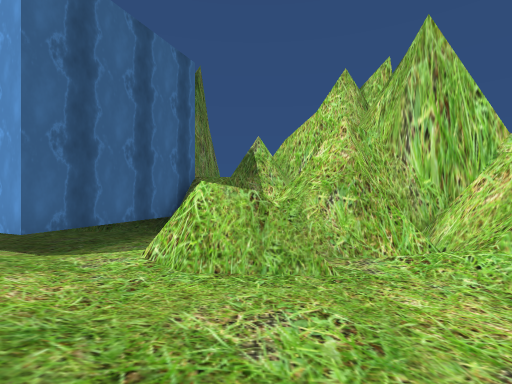
view 1 (above)

16 first-person views from a walk through a Unity game level. The camera is 1.4 m above the floor, looks level and sees 85° across. The floor is counted in squares, 2 m on a side. Each view is taken from the middle of a square. On the plan, view 1 faces up. The plan holds only what a view shows up to about 9 squares ahead; the rest is blank. The place goes on beyond the plan. The player character is not drawn. Some surface patterns are stand-ins.

view 2
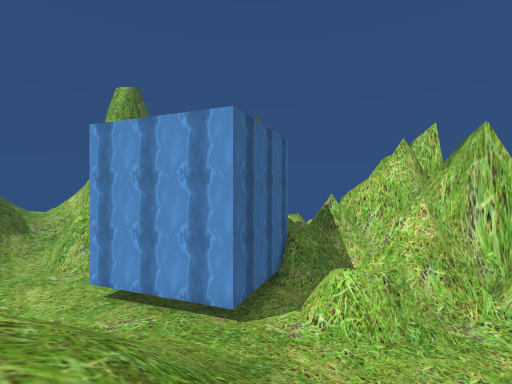

view 3
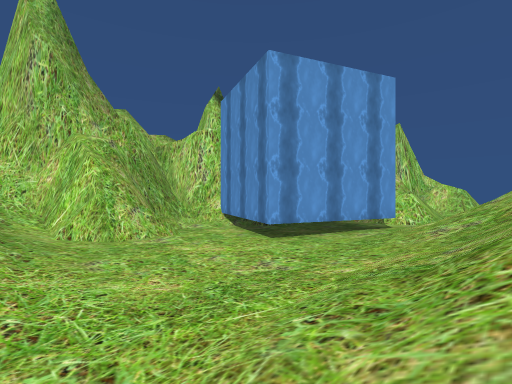

view 4
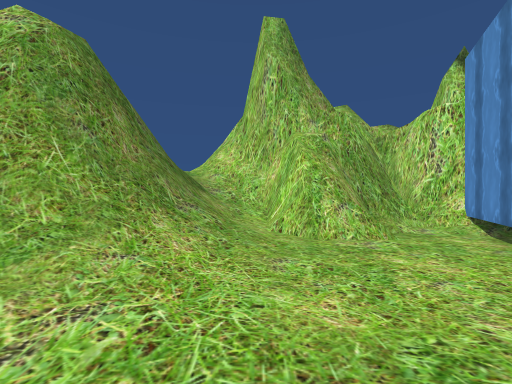

view 5
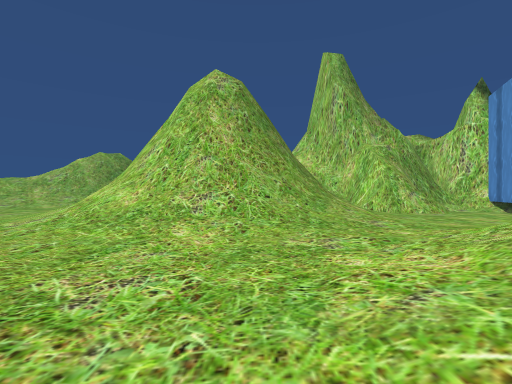

view 6
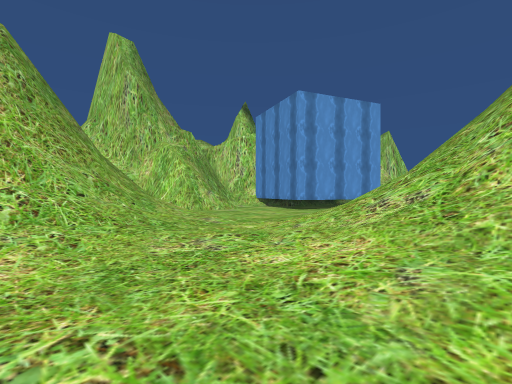

view 7
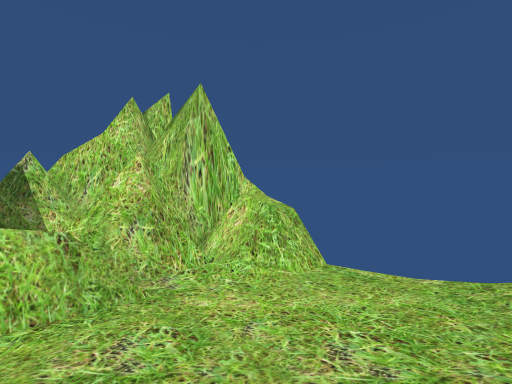

view 8
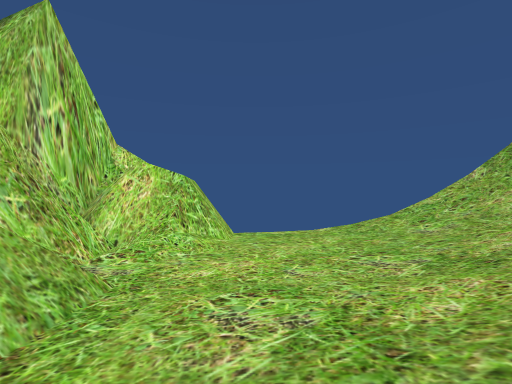

view 9
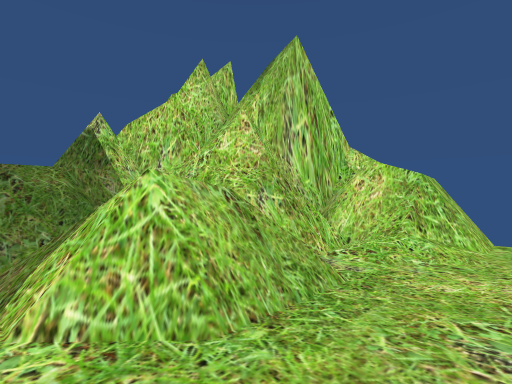

view 10
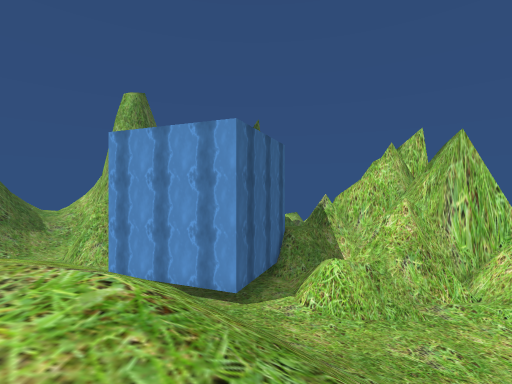

view 11
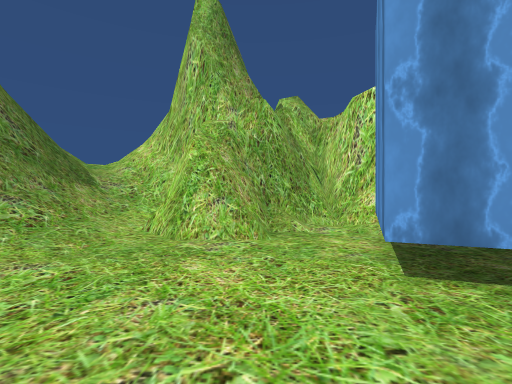

view 12
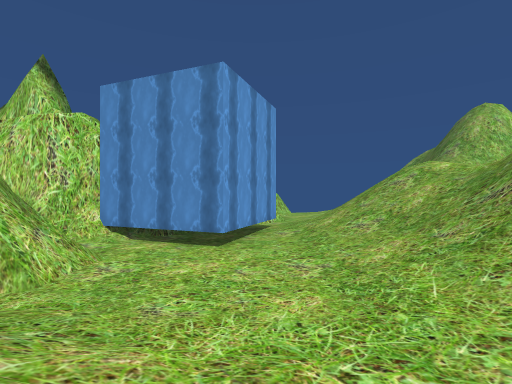

view 13
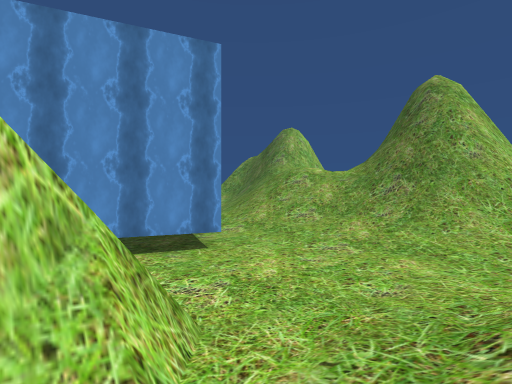

view 14
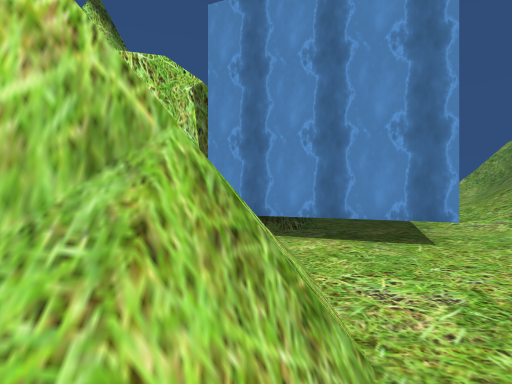

view 15
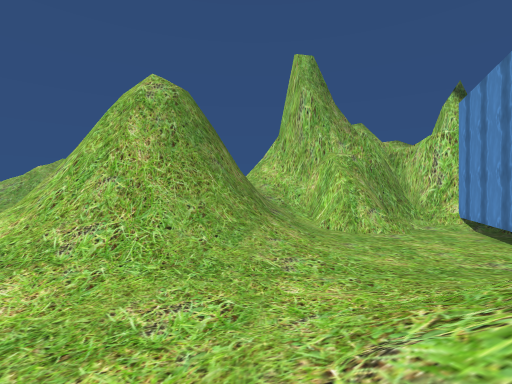

view 16
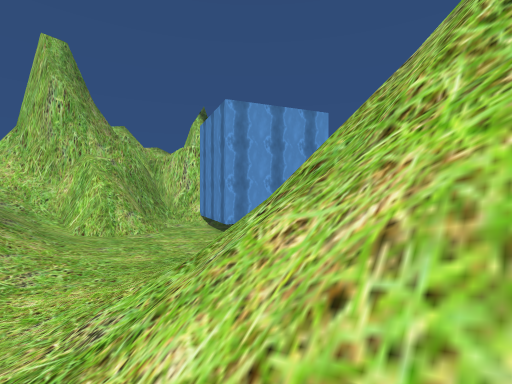

### Floor plan
Key: @ floor where view 1 was taken; # wall or solid block; . main floor; - floor 0.25 m lower than the main floor; : floor 1.5 m higher than the main floor; + floor 2.25 m higher than the main floor; / step, stairs or slope; = window, fence, low wall or low ledge; v drop or lower ground.
Columns run from 22 left of view 1 to 5 right of it. Each row starts with its distance up from view 1.
 11       ##///######
 10        ##//###/.#
  9        ##//###--##   ####
  8        ##//.----=#vvv+v:#
  7   ##  ##///.---#----== ##
  6 //=####=///.---##--#///##
  5 //////////..-....##.// ####
  4 .////////.....//////.###/##
  3  .//////..///////////..--/##
  2   ......//////////////..---
  1    ..-.////////// /////....
  0     ...////////////// @//./
 -1      ..///==  //////// ////
 -2       / /###      //    ///
 -3                    /     //

Where each view was taken, in squares from view 1:
view 1: 0 up, 0 right, facing up
view 2: 2 down, 3 left, facing up
view 3: 1 up, 13 left, facing up-right
view 4: 2 up, 12 left, facing up
view 5: 2 down, 16 left, facing up
view 6: 1 down, 17 left, facing up-right
view 7: 1 down, 1 left, facing up-right
view 8: 2 up, 2 left, facing right
view 9: 2 up, 2 left, facing up-right
view 10: 3 down, 3 left, facing up
view 11: 3 up, 9 left, facing up
view 12: 5 up, 15 left, facing right
view 13: 10 up, 13 left, facing down-right
view 14: 9 up, 12 left, facing right
view 15: 1 down, 14 left, facing up
view 16: 2 down, 14 left, facing up-right
